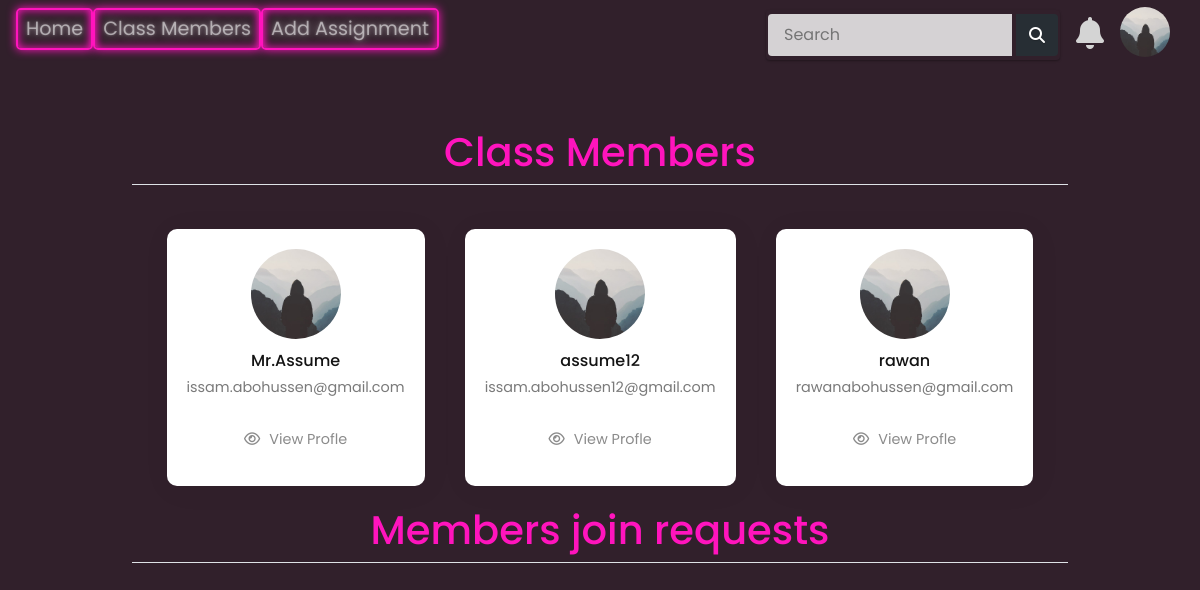
/ClassMembers (signed in), run on an earlier commit of the app's database.
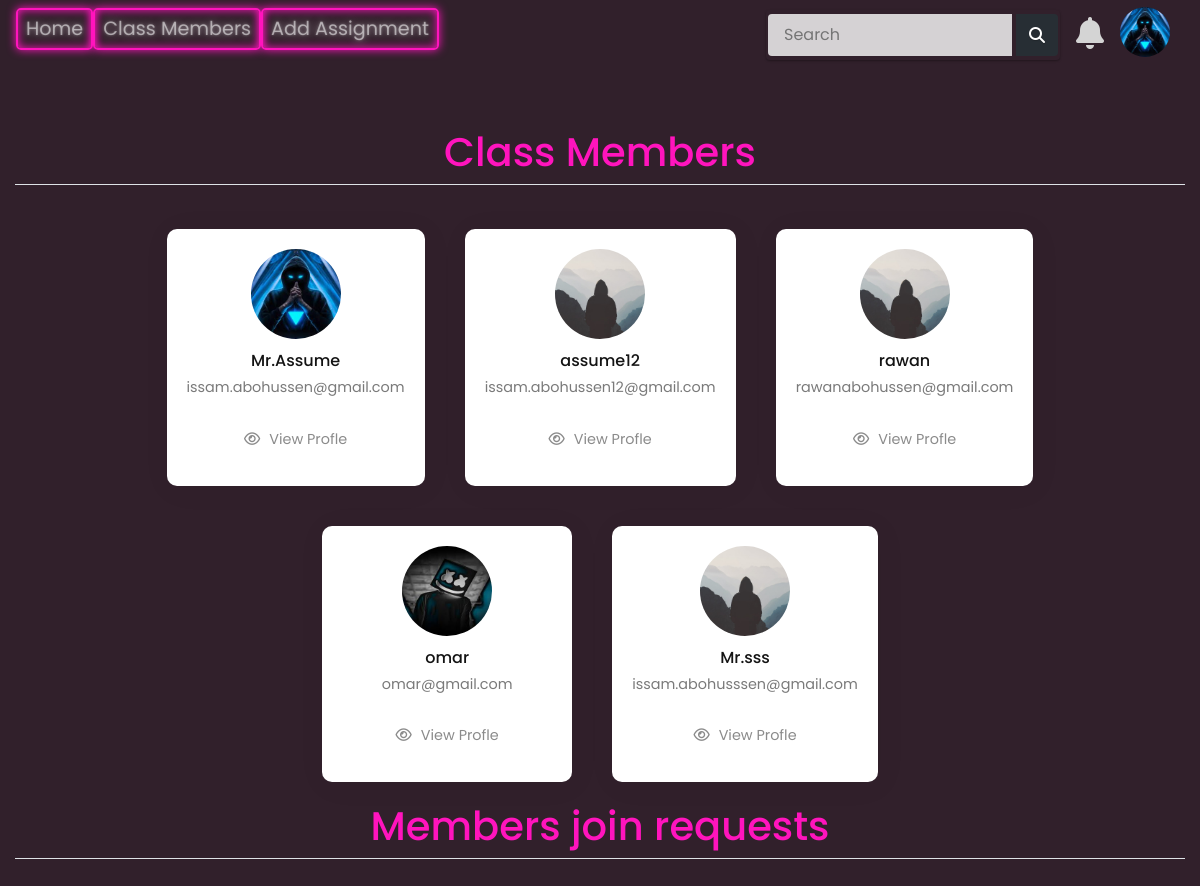
And on a later commit of the database.
### tables this page shows
CREATE TABLE users (id INTEGER PRIMARY KEY AUTOINCREMENT NOT NULL, username TEXT NOT NULL, email TEXT NOT NULL, password TEXT NOT NULL, role TEXT NOT NULL, school TEXT NOT NULL, grade TEXT NOT NULL, profile_pic TEXT NOT NULL, groupNumber INTEGER NOT NULL);

### app.py (the view)
@app.route('/ClassMembers', methods=['GET', 'POST'])
@login_required
def ClassMembers():
    currentUser = db.execute("SELECT * FROM users WHERE id = ?;", session["user_id"])
    Members = db.execute("SELECT * FROM users WHERE groupNumber = ?;", currentUser[0]["groupNumber"])
    MembersQueue = db.execute("SELECT * FROM users JOIN joinGroupQueue ON users.username = joinGroupQueue.userUsername;")
    for Member in Members:
        Member["profile_pic"] = os.path.join(app.config["UPLOAD_FODER"], Member["profile_pic"])
    for Member in MembersQueue:
        Member["profile_pic"] = os.path.join(app.config["UPLOAD_FODER"], Member["profile_pic"])
    navbar_data = get_navbar_data(session["user_id"])
    return render_template("ClassMembers.html", loggedIn="True", Members=Members, MembersQueue=MembersQueue, navbar_data=navbar_data)

### app.py (called while the page is built)
@app.after_request
def after_request(response):
    response.headers["Cache-Control"] = "no-cache, no-store, must-revalidate"
    response.headers["Expires"] = 0
    response.headers["Pragma"] = "no-cache"
    return response

### helpers.py (called while the page is built, shortened)
def login_required(f):
    @wraps(f)
    def decorated_function(*args, **kwargs):
        if session.get("user_id") is None:
            return redirect("/login")
        return f(*args, **kwargs)
    return decorated_function

def get_navbar_data(userId):
    row = db.execute("SELECT * FROM users WHERE id = ?", userId)
    role = row[0]["role"]
    username = row[0]["username"]
    groupNumber = row[0]["groupNumber"]
    profile_pic_path = row[0]["profile_pic"]
    notifications = db.execute("SELECT * FROM notifications WHERE userId = ? ORDER BY dateTime DESC;", session["user_id"])
    navbar_data = [
        {"username": username,
        "groupNumber": groupNumber,
        "role": role,
        "profile_pic_path": profile_pic_path},
        {"notifications": notifications},
        {"notificationslenght": len(notifications)}
    ]
    return navbar_data

### templates/ClassMembers.html (shortened to what this page needs)
{% extends "base.html" %} {% block title %}Login{% endblock %} {% block content %}
<head>
    <link rel="stylesheet" href="{{ url_for('static', filename='styles/btn_style.css')}}">
    <link rel="stylesheet" href="{{ url_for('static', filename='styles/style.css')}}">
    <link rel="stylesheet" href="{{ url_for('static', filename='styles/members.css')}}">
</head>
<body >
    <div class="content-section">
        <fieldset class="form-group">
            <legend class="border-bottom mb-4"><h1>Class Members</h1></legend>
            <div class="container">
                {% for Member in Members %}
                <div class="box">
                    <div class="content">
                        <img src="{{ Member["profile_pic"] }}" alt="">
                        <strong>{{ Member["username"] }}</strong>
                        <p>{{ Member["email"] }}</p>
                    </div>
                    <div class="btn">
                        <a href="/{{ Member["username"] }}"><i class="fa fa-eye" aria-hidden="true"></i>View Profle</a>
                    </div>
                </div>
                {% endfor %}
            </div>
            {% if  navbar_data[0]["role"] =="Teacher"%}
            <legend class="border-bottom mb-4"><h1>Members join requests</h1></legend>
            {% endif %}
        </fieldset>
    </div>
</body>
{% endblock %}

### templates/base.html (shortened to what this page needs)
<!DOCTYPE html>
<html>
<head>
    <link rel="stylesheet" href="https://stackpath.bootstrapcdn.com/bootstrap/4.4.1/css/bootstrap.min.css" />
    <link rel="stylesheet" href="https://stackpath.bootstrapcdn.com/font-awesome/4.7.0/css/font-awesome.min.css" />
    <link rel="stylesheet" href="/static/styles/base.css"/>
</head>
<body>
    <nav class="navbar navbar-expand-lg navbar-dark">
        <div class="collapse navbar-collapse" id="navbar">
            <div class="navbar-nav">
                {% if  loggedIn=="True"%}
                <a class="nav-item nav-link neon-button-nav" id="home" href="/">Home</a>
                <a class="nav-item nav-link neon-button-nav" id="ClassMembers" href="/ClassMembers">Class Members</a>
                {% if  navbar_data[0]["role"] =="Teacher"%}
                <a class="nav-item nav-link neon-button-nav" id="AddVokabulary" href="/AddAssignment">Add Assignment</a>
                {% endif %}
                {% else %}
                <a class="nav-item nav-link neon-button-nav" id="login" href="/login">Login</a>
                <a class="nav-item nav-link neon-button-nav" id="signUp" href="/sign-up">Sign Up</a>
                {% endif %}
            </div>
            {% if  loggedIn=="True"%}
    <div class="action">
      <div id="profile" class="profile">
        <img src="/static/profile_pics/{{ navbar_data[0]["profile_pic_path"] }}">
      </div>
    </div>
    <div id="wrapper" class="wrapper">
      <div class="notification_wrap">
        <div class="notification_icon">
          <i class="fas fa-bell"></i>
        </div>
    </div>
  </div>
      <div class="search">
        <input autocomplete="off" id="serchBox" type="text" class="textbox" placeholder="Search">
        <input title="Search" value="" type="submit" class="button">
    </div>
    {% endif %}
    </nav>
    <div class="container">{% block content %} {% endblock %}</div>
</body>
</html>

### static/styles/base.css (style rules this page uses)
* { margin: 0; padding: 0; font-family: 'Poppins', sans-serif; }
.action { position: fixed; top: 7px; right: 30px; z-index: 10; }
.action .profile { position: relative; width: 50px; height: 50px; border-radius: 50%; overflow: hidden; cursor: pointer; }
.action .profile img { position: absolute; top: 0; left: 0; width: 100%; height: 100%; object-fit: cover; }
.wrapper { position: fixed; top: 10px; right: -140px; z-index: 9; }
.notification_wrap { width: 500px; }
.notification_wrap .notification_icon { position: relative; width: 50px; height: 50px; font-size: 32px; margin: 0 auto; text-align: center; color: #d4d4d4; }
.notification_wrap .notification_icon .fa-bell { cursor: pointer; }
.search { outline: 0; -webkit-box-shadow: 0 1px 3px rgba(0, 0, 0, 0.12), 0 1px 2px rgba(0, 0, 0, 0.24); box-shadow: 0 1px 3px rgba(0, 0, 0, 0.12), 0 1px 2px rgba(0, 0, 0, 0.24); -webkit-border-radius: 4px; border-radius: 4px; position: fixed; top: 10px; right: 140px; z-index: 11; }
.search > .textbox { outline: 0; height: 42px; width: 244px; line-height: 42px; padding: 0 16px; background-color: rgba(255, 255, 255, 0.8); color: #212121; border: 0; float: left; -webkit-border-radius: 4px 0 0 4px; border-radius: 4px 0 0 4px; }
.search > .button { outline: 0; background: none; background-color: rgba(38, 50, 56, 0.8); float: left; height: 42px; width: 42px; text-align: center; line-height: 42px; border: 0; color: #FFF; font: normal normal normal 14px/1 FontAwesome; font-size: 16px; text-rendering: auto; text-shadow: 0 1px 1px rgba(0, 0, 0, 0.2); -webkit-transition: background-color .4s ease; transition: background-color .4s ease; -webkit-border-radius: 0 4px 4px 0; border-radius: 0 4px 4px 0; }

### static/styles/btn_style.css (style rules this page uses)
:root { --clr-neon: hsl(317 100% 54%); --clr-bg: hsl(323 21% 16%); }
*, *::before, *::after { box-sizing: border-box; }
body { min-height: 100vh; background: var(--clr-bg); font-family: "Balsamiq Sans", cursive; color: var(--clr-neon); }
.neon-button-nav { font-size: 1.2rem; display: inline-block; cursor: pointer; text-decoration: none; color: var(--clr-neon); border: var(--clr-neon) 0.125em solid; padding: 0.25em 1em; border-radius: 0.25em; text-shadow: 0 0 0.125em hsl(0 0% 100% / 0.3), 0 0 0.45em currentColor; box-shadow: inset 0 0 0.5em 0 var(--clr-neon), 0 0 0.5em 0 var(--clr-neon); position: relative; padding-left: 30em; padding-right: 30em; }
.neon-button-nav::after { content: ""; position: absolute; top: 0; bottom: 0; left: 0; right: 0; box-shadow: 0 0 2em 0.5em var(--clr-neon); opacity: 0; background-color: var(--clr-neon); z-index: -1; transition: opacity 100ms linear; }
.content-section { margin-top: 20px; margin-top: 70px; }

### static/styles/style.css (style rules this page uses)
input { width: 45%; margin: 4px 2px; box-sizing: border-box; }
* { -webkit-box-sizing: border-box; -moz-box-sizing: border-box; box-sizing: border-box; margin: 0; padding: 0; }
h1, h3 { text-align: center; }
.container { width: 100%; }

### static/styles/members.css (style rules this page uses)
* { box-sizing: border-box; padding: 0; margin: 0; }
body { max-width: 100%; margin: 0; padding: 0; display: flex; flex-direction: column; }
.container { max-width: 100%; display: flex; justify-content: center; align-items: center; flex-wrap: wrap; }
.box { position: relative; min-width: 250px; background-color: #fff; box-shadow: 2px 3px 30px rgba(0,0,0,0.05); display: flex; flex-direction: column; justify-content: center; align-items: center; padding: 20px; margin: 20px; position: relative; border-radius: 10px; }
.content img { max-width: 90px; height: 90px; border-radius:100px; overflow: hidden; object-fit: cover; object-position: top; }
.content { display: flex; flex-direction: column; justify-content: center; align-items: center; }
.content strong { font-weight: 500; color: #141414; margin-top: 10px; }
.content p { font-size: 0.9rem; color: #7a7a7a; margin: 4px 0px 10px 0px; cursor: pointer; }
.btn { margin-top: 5px; display: flex; justify-content: space-between; align-items: center; max-width: 100%; margin-left: 0px; }
.btn a i { margin-right: 9px; }
.btn a { border-radius: 20px; color: #8b8b8b; padding: 8px 20px; font-size: 0.9rem; }

What changed in the data, as far as the page shows it:
changed users "Mr.Assume": profile_pic: picture added in place of a placeholder
added users: profile_pic (picture), username "omar", email "omar@gmail.com"
added users: profile_pic (placeholder picture), username "Mr.sss", email "issam.abohusssen@gmail.com"
